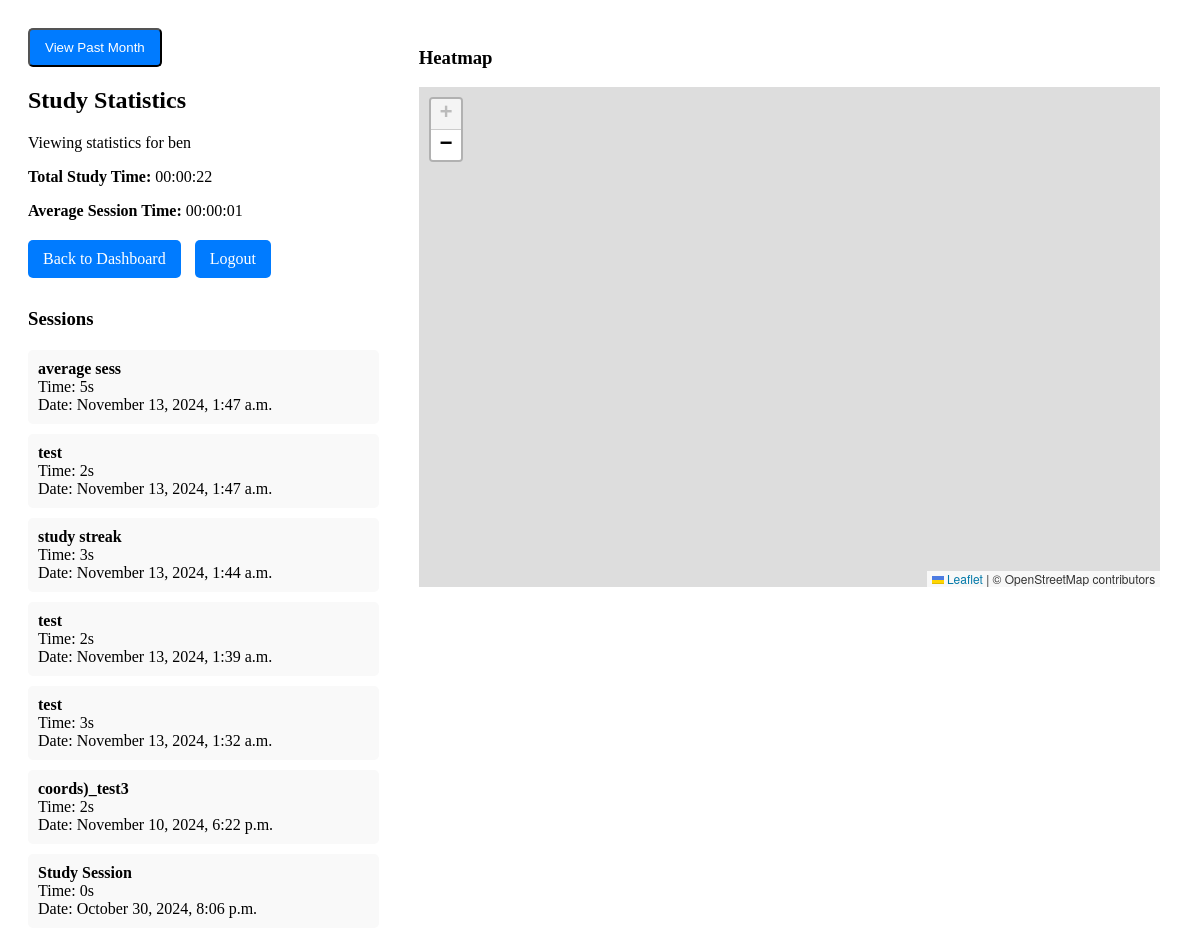
/study-statistics/ (signed in, upper part), run on an earlier commit of the app's database.
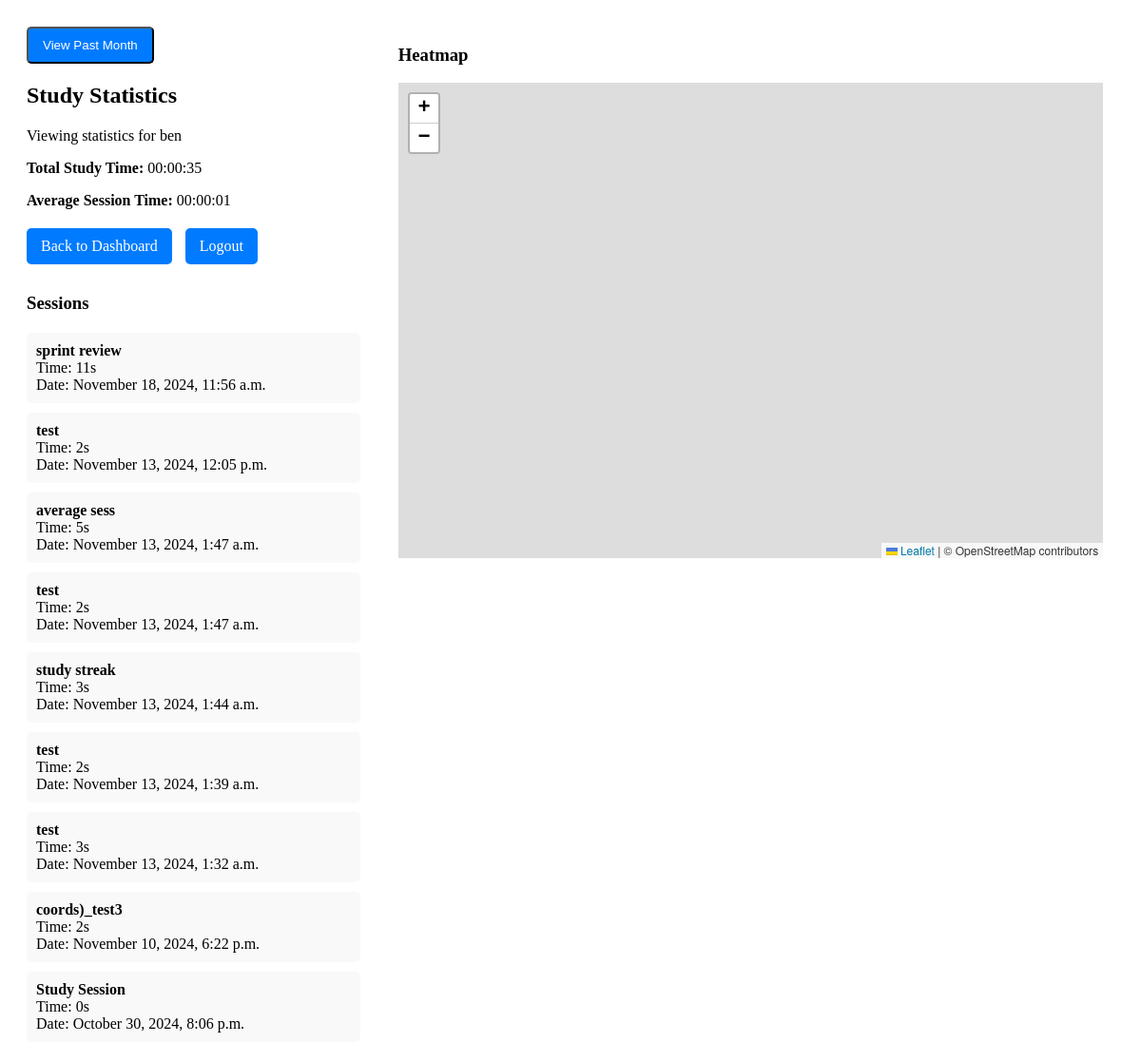
And on a later commit of the database.
### studyapp/models.py (models this page shows, shortened)
class Stopwatch(models.Model):
    user = models.ForeignKey(User, on_delete=models.CASCADE)
    time_spent = models.IntegerField(default=0)
    time_start = models.DateTimeField(default = timezone.now)
    title = models.CharField(max_length=40)
    latitude = models.DecimalField(default = 0, max_digits=19, decimal_places=10, null = True, blank=True)
    longitude = models.DecimalField(default = 0, max_digits=19, decimal_places=10, null = True, blank=True)
    def get_duration(self):
        hours = self.time_spent // 3600
        minutes = (self.time_spent % 3600) // 60
        seconds = self.time_spent % 60
        return {'hours': hours, 'minutes': minutes, 'seconds': seconds}

### studyapp/views.py (the view)
# urls.py: path('study-statistics/', study_statistics, name='study_statistics'),
@login_required
def study_statistics(request):
    timeframe = request.GET.get('timeframe', 'all')
    start_date = timezone.now() - timedelta(days=30)
    if timeframe == 'month':
        study_sessions = Stopwatch.objects.filter(
            user=request.user,
            time_start__gte=start_date
        ).order_by('-time_start')
    else:
        study_sessions = Stopwatch.objects.filter(user=request.user).order_by('-time_start')
    total_time = sum(session.time_spent for session in study_sessions)
    if study_sessions.exists():
        average_time = total_time / study_sessions.count()
    else:
        average_time = 0
    all_sessions = Stopwatch.objects.filter(user=request.user)
    all_time_heatmap_data = []
    for session in all_sessions:
        if session.latitude and session.longitude:
            intensity = session.time_spent
            all_time_heatmap_data.append([float(session.latitude), float(session.longitude), intensity])
    monthly_sessions = Stopwatch.objects.filter(
        user=request.user,
        time_start__gte=start_date
    )
    monthly_heatmap_data = []
    for session in monthly_sessions:
        if session.latitude and session.longitude:
            intensity = session.time_spent
            monthly_heatmap_data.append([float(session.latitude), float(session.longitude), intensity])
    all_time_heatmap_data_json = json.dumps(all_time_heatmap_data)
    monthly_heatmap_data_json = json.dumps(monthly_heatmap_data)
    context = {
        'study_sessions': study_sessions,
        'total_time': int(total_time),
        'average_time': int(average_time),
        'all_time_heatmap_data': all_time_heatmap_data_json,
        'monthly_heatmap_data': monthly_heatmap_data_json,
        'timeframe': timeframe,
    }
    return render(request, 'study_statistics.html', context)

### studyapp/templatetags/duration_filters.py (called while the page is built)
@register.filter
def duration_format(value):
    try:
        total_seconds = int(value)
    except (ValueError, TypeError):
        return value  # Return the original value if conversion fails
    days, remainder = divmod(total_seconds, 86400)  # 86400 seconds in a day
    hours, remainder = divmod(remainder, 3600)      # 3600 seconds in an hour
    minutes, seconds = divmod(remainder, 60)
    if days > 0:
        return f"{days}d {hours:02}:{minutes:02}:{seconds:02}"
    else:
        return f"{hours:02}:{minutes:02}:{seconds:02}"

### studyapp/templates/study_statistics.html (shortened to what this page needs)
{% load static %}
{% load sass_tags %}
{% load duration_filters %}
<html>
<head>
    <link rel="stylesheet" href="{% sass_src 'scss/styles.scss' %}"/>
    <link rel="stylesheet" href="https://unpkg.com/leaflet@1.9.4/dist/leaflet.css"
/>
</head>
<body>
    <div class="statistics-container">
        <div class="statistics-left">
            <div class="timeframe-toggle">
                <button id="toggle-button" class="nb-button blue">
                    {% if timeframe == 'month' %}
                        View All Time
                    {% else %}
                        View Past Month
                    {% endif %}
                </button>
            </div>
            <h2>Study Statistics</h2>
            <p>Viewing statistics for {{ request.user.username }}</p>
            <p><strong>Total Study Time:</strong> {{ total_time|duration_format }}</p>
            <p><strong>Average Session Time:</strong> {{ average_time|duration_format }}</p>
            <div class="dashboard-buttons">
                <a href="{% url 'dashboard' %}" class="nb-button blue">Back to Dashboard</a>
                <a href="{% url 'logout' %}" class="nb-button blue">Logout</a>
            </div>
            <h3 style="margin-top: 30px;">Sessions</h3>
            <div class="study-sessions-container">
                {% for session in study_sessions %}
                <div class="study-session">
                    <strong>{{ session.title }}</strong><br>
                    Time:
                    {{ session.get_duration.seconds }}s
                    <br>
                    Date: {{ session.time_start|date:"F j, Y, g:i a" }}
                    <br>
                </div>
                {% empty %}
                <p>No study sessions found.</p>
                {% endfor %}
            </div>
        </div>
        <div class="statistics-heatmap">
            <h3>Heatmap</h3>
            <div id="heatmap"></div>
        </div>
    </div>
</body>
</html>

What changed in the data, as far as the page shows it:
added Stopwatch: title "sprint review", get_duration.seconds "11", time_start "November 18, 2024, 11:56 a.m."
added Stopwatch: title "test", get_duration.seconds "2", time_start "November 13, 2024, 12:05 p.m."
Also different on the page:
{{ total_time|duration_format }}: "00:00:22" → "00:00:35"
